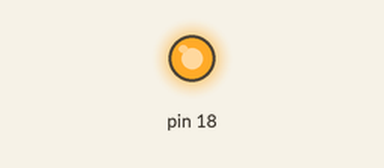
The sketch below on a simulated Arduino Uno, built with avr-gcc and run on an emulated ATmega328P. On the bench: output pins drawn as LEDs (lit = HIGH).

Above: at 0.1 s.
Timing chart, 0 to 1.6 s (numbered marks = the images above):
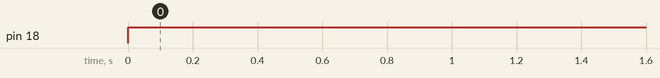

Measured:
- by itself, pin 18: LOW → HIGH at 0.00 s

The sketch:

buzzer.ino
```cpp
  void setup() {
  pinMode(18, OUTPUT);
}

void loop() {
  digitalWrite(18, HIGH);
}
```
